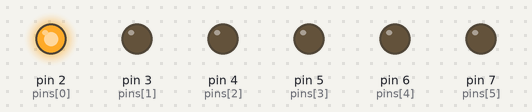
The sketch below on a simulated Arduino Uno, built with avr-gcc and run on an emulated ATmega328P. Shown: output pins drawn as LEDs (lit = HIGH).

Above: at 0.05 s.
At 0.55 s:
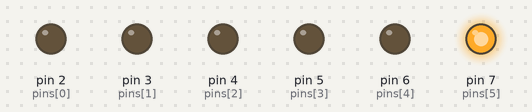
At 0.75 s:
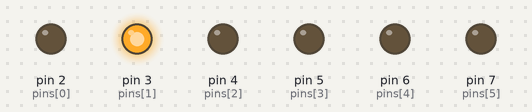
At 1.45 s:
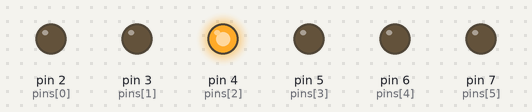
At 2.15 s:
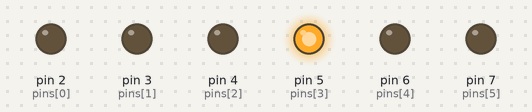
At 2.85 s:
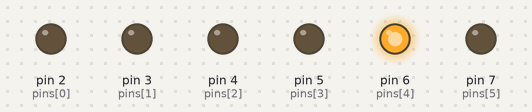
Timing chart, 0 to 3.1 s (numbered marks = the images above):
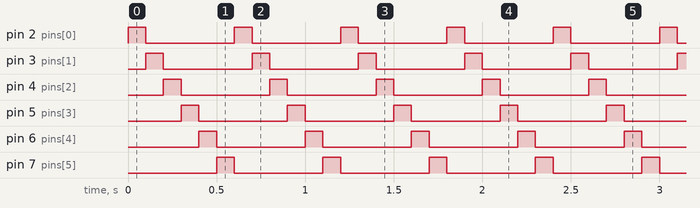

The sketch:

sixLEDs_func.ino
```cpp
int pins[6] = { 2, 3, 4, 5, 6, 7 };

void light_pins( int duration ) {
  for ( int i = 0; i <= 5; i++ ) {
    digitalWrite( pins[i], HIGH );
    delay( duration );
    digitalWrite( pins[i], LOW );
  }
}

void setup() {
  for ( int i = 0; i <= 5; i++ ) {
    pinMode( pins[i], OUTPUT );
  }
}

void loop() {
  light_pins( 100 );
}
```

Measured:
- by itself, pin 2 (pins[0]), pin 3 (pins[1]), pin 4 (pins[2]), pin 5 (pins[3]), pin 6 (pins[4]), pin 7 (pins[5]): alternates HIGH for 0.10 s and LOW for 0.50 s
- by itself, everything shown: repeats every 0.60 s, in 6 steps
